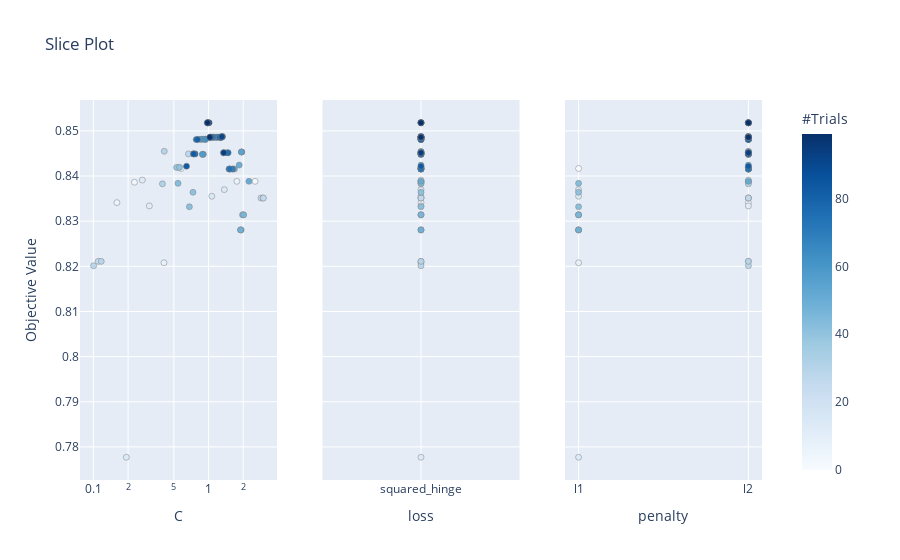

The code cell stored with this chart in its notebook:
### Code cell
op.visualization.plot_slice(study)

### Figure 1 — Plotly figure (JSON) as saved in the notebook; plotly's stock layout.template omitted (floating-point values rounded to 4 significant figures)
{"data": [{"marker": {"color": [0, 1, 2, 3, 4, 5, 6, 7, 8, 9, 10, 11, 12, 13, 14, 15, 16, 17, 18, 19, 20, 21, 22, 23, 24, 25, 26, 27, 28, 29, 30, 31, 32, 33, 34, 35, 36, 37, 38, 39, 40, 41, 42, 43, 44, 45, 46, 47, 48, 49, 50, 51, 52, 53, 54, 55, 56, 57, 58, 59, 60, 61, 62, 63, 64, 65, 66, 67, 68, 69, 70, 71, 72, 73, 74, 75, 76, 77, 78, 79, 80, 81, 82, 83, 84, 85, 86, 87, 88, 89, 90, 91, 92, 93, 94, 95, 96, 97, 98, 99], "colorbar": {"title": {"text": "#Trials"}, "x": 1, "xpad": 40}, "colorscale": [[0, "rgb(247,251,255)"], [0.125, "rgb(222,235,247)"], [0.25, "rgb(198,219,239)"], [0.375, "rgb(158,202,225)"], [0.5, "rgb(107,174,214)"], [0.625, "rgb(66,146,198)"], [0.75, "rgb(33,113,181)"], [0.875, "rgb(8,81,156)"], [1, "rgb(8,48,107)"]], "line": {"color": "Grey", "width": 0.5}, "showscale": true}, "mode": "markers", "showlegend": false, "type": "scatter", "x": [0.5778, 0.5547, 1.51, 2.534, 0.2273, 2.012, 0.16, 1.761, 0.41, 0.7377, 1.031, 0.3062, 0.2661, 0.1933, 1.371, 1.067, 0.8657, 0.8941, 1.073, 0.9863, 0.9741, 0.9759, 0.9975, 2.85, 0.1102, 2.961, 2.996, 0.669, 0.1004, 0.117, 0.4125, 0.3978, 1.354, 1.273, 1.399, 1.317, 1.343, 1.315, 1.32, 0.5279, 0.5592, 0.7326, 0.6818, 0.5429, 1.972, 1.897, 2.014, 1.921, 1.899, 1.679, 1.846, 2.241, 1.944, 1.939, 1.923, 0.9012, 0.8408, 0.8699, 0.882, 0.9031, 0.9402, 0.9303, 0.9467, 1.163, 1.618, 1.112, 1.083, 1.223, 1.159, 1.187, 1.107, 1.611, 1.537, 1.507, 1.531, 1.462, 1.48, 0.7814, 0.741, 0.7638, 0.7609, 0.8012, 0.7428, 0.644, 1.281, 1.038, 1.256, 1.257, 1.29, 1.315, 1.291, 1.305, 0.9926, 1.047, 1.355, 1.012, 1.033, 0.9842, 1.026, 0.9794], "xaxis": "x", "y": [0.8417, 0.8419, 0.8416, 0.8388, 0.8386, 0.8314, 0.8341, 0.8388, 0.8208, 0.8449, 0.8486, 0.8334, 0.8391, 0.7777, 0.837, 0.8355, 0.8481, 0.8448, 0.8486, 0.8518, 0.8518, 0.8518, 0.8518, 0.8351, 0.8211, 0.8351, 0.8351, 0.8449, 0.8201, 0.8211, 0.8455, 0.8383, 0.8452, 0.8486, 0.8452, 0.8487, 0.8452, 0.8487, 0.8487, 0.8419, 0.8419, 0.8364, 0.8332, 0.8384, 0.8314, 0.8281, 0.8314, 0.8281, 0.8281, 0.8416, 0.8424, 0.8388, 0.8453, 0.8453, 0.8453, 0.8448, 0.8481, 0.8481, 0.8448, 0.8481, 0.8481, 0.8481, 0.8481, 0.8486, 0.8416, 0.8486, 0.8486, 0.8486, 0.8486, 0.8486, 0.8486, 0.8416, 0.8416, 0.8416, 0.8416, 0.8452, 0.8452, 0.8481, 0.8449, 0.8449, 0.8449, 0.8481, 0.8449, 0.8422, 0.8486, 0.8486, 0.8486, 0.8486, 0.8486, 0.8487, 0.8486, 0.8487, 0.8518, 0.8486, 0.8452, 0.8518, 0.8486, 0.8518, 0.8486, 0.8518], "yaxis": "y"}, {"marker": {"color": [0, 1, 2, 3, 4, 5, 6, 7, 8, 9, 10, 11, 12, 13, 14, 15, 16, 17, 18, 19, 20, 21, 22, 23, 24, 25, 26, 27, 28, 29, 30, 31, 32, 33, 34, 35, 36, 37, 38, 39, 40, 41, 42, 43, 44, 45, 46, 47, 48, 49, 50, 51, 52, 53, 54, 55, 56, 57, 58, 59, 60, 61, 62, 63, 64, 65, 66, 67, 68, 69, 70, 71, 72, 73, 74, 75, 76, 77, 78, 79, 80, 81, 82, 83, 84, 85, 86, 87, 88, 89, 90, 91, 92, 93, 94, 95, 96, 97, 98, 99], "colorbar": {"title": {"text": "#Trials"}, "x": 1, "xpad": 40}, "colorscale": [[0, "rgb(247,251,255)"], [0.125, "rgb(222,235,247)"], [0.25, "rgb(198,219,239)"], [0.375, "rgb(158,202,225)"], [0.5, "rgb(107,174,214)"], [0.625, "rgb(66,146,198)"], [0.75, "rgb(33,113,181)"], [0.875, "rgb(8,81,156)"], [1, "rgb(8,48,107)"]], "line": {"color": "Grey", "width": 0.5}, "showscale": false}, "mode": "markers", "showlegend": false, "type": "scatter", "x": ["squared_hinge", "squared_hinge", "squared_hinge", "squared_hinge", "squared_hinge", "squared_hinge", "squared_hinge", "squared_hinge", "squared_hinge", "squared_hinge", "squared_hinge", "squared_hinge", "squared_hinge", "squared_hinge", "squared_hinge", "squared_hinge", "squared_hinge", "squared_hinge", "squared_hinge", "squared_hinge", "squared_hinge", "squared_hinge", "squared_hinge", "squared_hinge", "squared_hinge", "squared_hinge", "squared_hinge", "squared_hinge", "squared_hinge", "squared_hinge", "squared_hinge", "squared_hinge", "squared_hinge", "squared_hinge", "squared_hinge", "squared_hinge", "squared_hinge", "squared_hinge", "squared_hinge", "squared_hinge", "squared_hinge", "squared_hinge", "squared_hinge", "squared_hinge", "squared_hinge", "squared_hinge", "squared_hinge", "squared_hinge", "squared_hinge", "squared_hinge", "squared_hinge", "squared_hinge", "squared_hinge", "squared_hinge", "squared_hinge", "squared_hinge", "squared_hinge", "squared_hinge", "squared_hinge", "squared_hinge", "squared_hinge", "squared_hinge", "squared_hinge", "squared_hinge", "squared_hinge", "squared_hinge", "squared_hinge", "squared_hinge", "squared_hinge", "squared_hinge", "squared_hinge", "squared_hinge", "squared_hinge", "squared_hinge", "squared_hinge", "squared_hinge", "squared_hinge", "squared_hinge", "squared_hinge", "squared_hinge", "squared_hinge", "squared_hinge", "squared_hinge", "squared_hinge", "squared_hinge", "squared_hinge", "squared_hinge", "squared_hinge", "squared_hinge", "squared_hinge", "squared_hinge", "squared_hinge", "squared_hinge", "squared_hinge", "squared_hinge", "squared_hinge", "squared_hinge", "squared_hinge", "squared_hinge", "squared_hinge"], "xaxis": "x2", "y": [0.8417, 0.8419, 0.8416, 0.8388, 0.8386, 0.8314, 0.8341, 0.8388, 0.8208, 0.8449, 0.8486, 0.8334, 0.8391, 0.7777, 0.837, 0.8355, 0.8481, 0.8448, 0.8486, 0.8518, 0.8518, 0.8518, 0.8518, 0.8351, 0.8211, 0.8351, 0.8351, 0.8449, 0.8201, 0.8211, 0.8455, 0.8383, 0.8452, 0.8486, 0.8452, 0.8487, 0.8452, 0.8487, 0.8487, 0.8419, 0.8419, 0.8364, 0.8332, 0.8384, 0.8314, 0.8281, 0.8314, 0.8281, 0.8281, 0.8416, 0.8424, 0.8388, 0.8453, 0.8453, 0.8453, 0.8448, 0.8481, 0.8481, 0.8448, 0.8481, 0.8481, 0.8481, 0.8481, 0.8486, 0.8416, 0.8486, 0.8486, 0.8486, 0.8486, 0.8486, 0.8486, 0.8416, 0.8416, 0.8416, 0.8416, 0.8452, 0.8452, 0.8481, 0.8449, 0.8449, 0.8449, 0.8481, 0.8449, 0.8422, 0.8486, 0.8486, 0.8486, 0.8486, 0.8486, 0.8487, 0.8486, 0.8487, 0.8518, 0.8486, 0.8452, 0.8518, 0.8486, 0.8518, 0.8486, 0.8518], "yaxis": "y2"}, {"marker": {"color": [0, 1, 2, 3, 4, 5, 6, 7, 8, 9, 10, 11, 12, 13, 14, 15, 16, 17, 18, 19, 20, 21, 22, 23, 24, 25, 26, 27, 28, 29, 30, 31, 32, 33, 34, 35, 36, 37, 38, 39, 40, 41, 42, 43, 44, 45, 46, 47, 48, 49, 50, 51, 52, 53, 54, 55, 56, 57, 58, 59, 60, 61, 62, 63, 64, 65, 66, 67, 68, 69, 70, 71, 72, 73, 74, 75, 76, 77, 78, 79, 80, 81, 82, 83, 84, 85, 86, 87, 88, 89, 90, 91, 92, 93, 94, 95, 96, 97, 98, 99], "colorbar": {"title": {"text": "#Trials"}, "x": 1, "xpad": 40}, "colorscale": [[0, "rgb(247,251,255)"], [0.125, "rgb(222,235,247)"], [0.25, "rgb(198,219,239)"], [0.375, "rgb(158,202,225)"], [0.5, "rgb(107,174,214)"], [0.625, "rgb(66,146,198)"], [0.75, "rgb(33,113,181)"], [0.875, "rgb(8,81,156)"], [1, "rgb(8,48,107)"]], "line": {"color": "Grey", "width": 0.5}, "showscale": false}, "mode": "markers", "showlegend": false, "type": "scatter", "x": ["l1", "l2", "l2", "l2", "l2", "l1", "l2", "l2", "l1", "l2", "l2", "l2", "l2", "l1", "l1", "l1", "l2", "l2", "l2", "l2", "l2", "l2", "l2", "l2", "l2", "l2", "l2", "l2", "l2", "l2", "l2", "l2", "l2", "l2", "l2", "l2", "l2", "l2", "l2", "l2", "l2", "l1", "l1", "l1", "l1", "l1", "l1", "l1", "l1", "l2", "l2", "l2", "l2", "l2", "l2", "l2", "l2", "l2", "l2", "l2", "l2", "l2", "l2", "l2", "l2", "l2", "l2", "l2", "l2", "l2", "l2", "l2", "l2", "l2", "l2", "l2", "l2", "l2", "l2", "l2", "l2", "l2", "l2", "l2", "l2", "l2", "l2", "l2", "l2", "l2", "l2", "l2", "l2", "l2", "l2", "l2", "l2", "l2", "l2", "l2"], "xaxis": "x3", "y": [0.8417, 0.8419, 0.8416, 0.8388, 0.8386, 0.8314, 0.8341, 0.8388, 0.8208, 0.8449, 0.8486, 0.8334, 0.8391, 0.7777, 0.837, 0.8355, 0.8481, 0.8448, 0.8486, 0.8518, 0.8518, 0.8518, 0.8518, 0.8351, 0.8211, 0.8351, 0.8351, 0.8449, 0.8201, 0.8211, 0.8455, 0.8383, 0.8452, 0.8486, 0.8452, 0.8487, 0.8452, 0.8487, 0.8487, 0.8419, 0.8419, 0.8364, 0.8332, 0.8384, 0.8314, 0.8281, 0.8314, 0.8281, 0.8281, 0.8416, 0.8424, 0.8388, 0.8453, 0.8453, 0.8453, 0.8448, 0.8481, 0.8481, 0.8448, 0.8481, 0.8481, 0.8481, 0.8481, 0.8486, 0.8416, 0.8486, 0.8486, 0.8486, 0.8486, 0.8486, 0.8486, 0.8416, 0.8416, 0.8416, 0.8416, 0.8452, 0.8452, 0.8481, 0.8449, 0.8449, 0.8449, 0.8481, 0.8449, 0.8422, 0.8486, 0.8486, 0.8486, 0.8486, 0.8486, 0.8487, 0.8486, 0.8487, 0.8518, 0.8486, 0.8452, 0.8518, 0.8486, 0.8518, 0.8486, 0.8518], "yaxis": "y3"}], "layout": {"title": {"text": "Slice Plot"}, "xaxis": {"anchor": "y", "domain": [0, 0.2889], "title": {"text": "C"}, "type": "log"}, "xaxis2": {"anchor": "y2", "domain": [0.3556, 0.6444], "title": {"text": "loss"}}, "xaxis3": {"anchor": "y3", "domain": [0.7111, 1], "title": {"text": "penalty"}}, "yaxis": {"anchor": "x", "domain": [0, 1], "title": {"text": "Objective Value"}}, "yaxis2": {"anchor": "x2", "domain": [0, 1], "matches": "y", "showticklabels": false}, "yaxis3": {"anchor": "x3", "domain": [0, 1], "matches": "y", "showticklabels": false}}}
